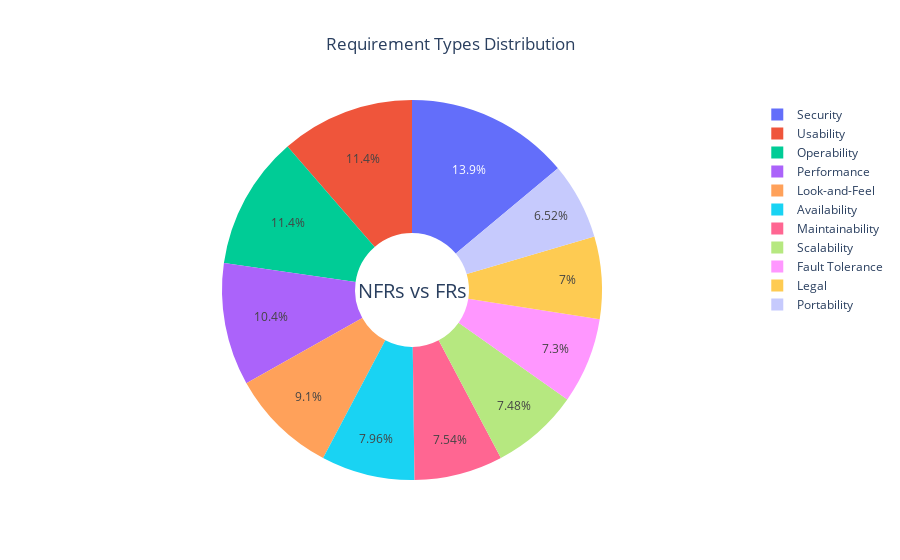

Here is the notebook cell this chart was saved with:
### Code cell
# Create the pie chart
fig = go.Figure(data=[go.Pie(labels=df2.Label.value_counts().index, values=df2.Label.value_counts().values, hole=0.3)])

# Update layout for better visualization
fig.update_layout(
    title="Requirement Types Distribution",
    title_x=0.5,  # Center the title
    annotations=[dict(text='NFRs vs FRs', x=0.5, y=0.5, font_size=20, showarrow=False)]
)

# Show the plot
fig.show()

### Figure 1 — Plotly figure (JSON) as saved in the notebook; plotly's stock layout.template omitted (floating-point values rounded to 4 significant figures)
{"data": [{"hole": 0.3, "labels": ["Security", "Usability", "Operability", "Performance", "Look-and-Feel", "Availability", "Maintainability", "Scalability", "Fault Tolerance", "Legal", "Portability"], "type": "pie", "values": [233, 190, 190, 174, 152, 133, 126, 125, 122, 117, 109]}], "layout": {"annotations": [{"font": {"size": 20}, "showarrow": false, "text": "NFRs vs FRs", "x": 0.5, "y": 0.5}], "title": {"text": "Requirement Types Distribution", "x": 0.5}}}
